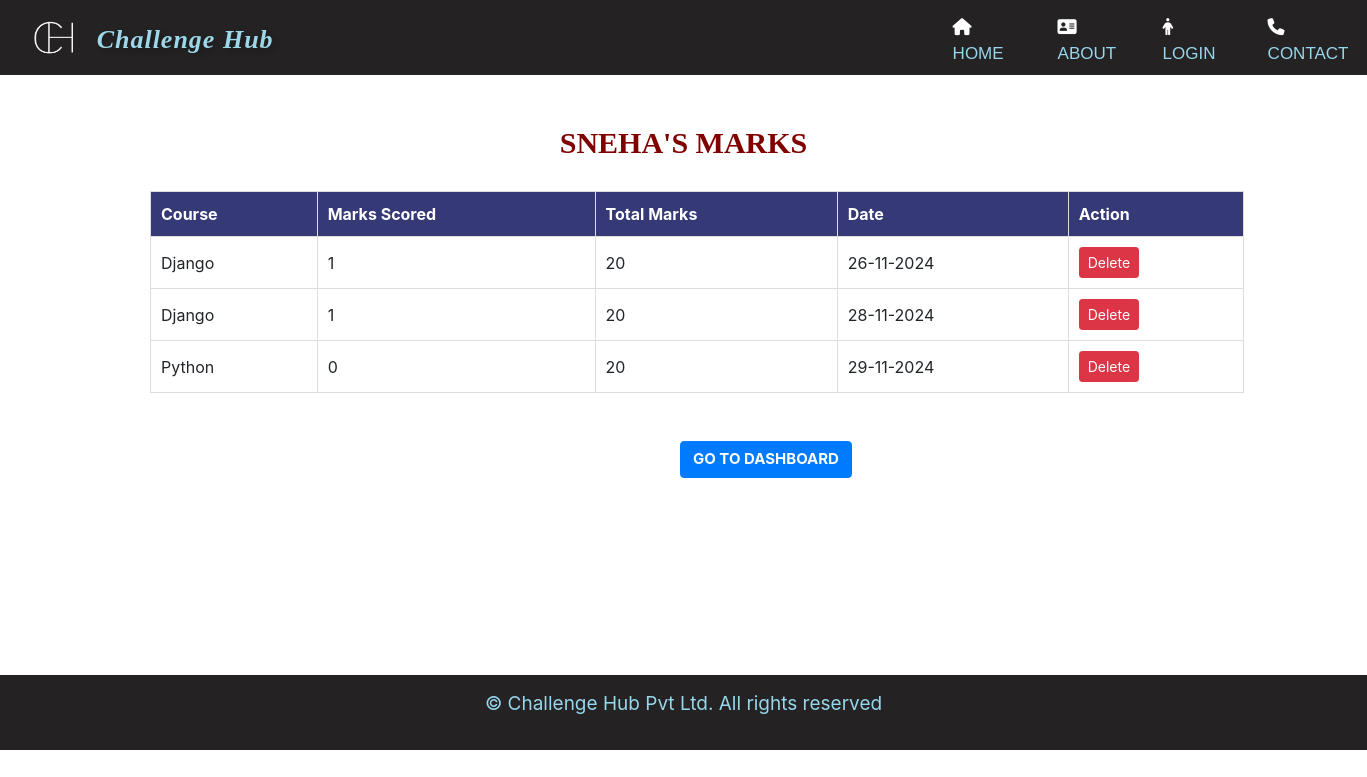
The page /marks/9/ on the database its author committed.
### quizapp/models.py (models this page shows, shortened)
class Result(models.Model):
    student = models.ForeignKey(User, on_delete=models.CASCADE)
    exam = models.ForeignKey(Course, on_delete=models.CASCADE)
    marks = models.PositiveIntegerField()
    date = models.DateTimeField(auto_now=True)

class Course(models.Model):
    course_name = models.CharField(max_length=50)
    question_number = models.PositiveIntegerField()
    total_marks = models.PositiveIntegerField()

### quizapp/views.py (the view)
# urls.py: path('marks/<int:user_id>/', views.view_marks, name='view_mark'),
def view_marks(request, user_id):
    user = get_object_or_404(User, id=user_id)
    results = Result.objects.filter(student=user)
    return render(request, 'admin_viewmark.html', {'user': user,'results':results})

### templates/admin_viewmark.html (shortened to what this page needs)
{% extends 'base.html' %}
{% load static %}
{% block content %}
<div class="marks-section mt-4">
    <h4>{{user.username}}'s Marks</h4>
    <table>
        <thead>
            <tr>
                <th>Course</th>
                <th>Marks Scored</th>
                <th>Total Marks</th>
                <th>Date</th>
                <th>Action</th>
            </tr>
        </thead>
        <tbody>
            {% for result in results %}
                <tr>
                    <td>{{ result.exam.course_name }}</td>
                    <td>{{ result.marks }}</td>
                    <td>{{ result.exam.total_marks }}</td>
                    <td>{{ result.date|date:"d-m-Y" }}</td>
                    <td>
                        <form method="post" action="{% url 'quizapp:delete_marks' result.id %}" style="display:inline;">
                            <button type="submit" class="btn btn-danger btn-sm" onclick="return confirm('Are you sure you want to delete this record?')">Delete</button>
                        </form>
                    </td>
                </tr>
            {% empty %}
                <tr>
                    <td colspan="5">No marks available.</td>
                </tr>
            {% endfor %}
        </tbody>
    </table>
    <br><br>
    <a href="{% url 'quizapp:admindashboard' %}#user-section">
        <button class="btn btn-primary" style="margin-left: 680px; font-size: 15px; font-weight: bold; text-transform: uppercase;">Go To Dashboard</button>
    </a>
    <br><br>
</div>
{% endblock %}

### static/css/index.css (style rules this page uses)
body { margin: 0; }

### templates/admin_viewmark.html (style rules this page uses)
.marks-section { width: 100%; min-height: 550px; max-height: 100%; }
.marks-section h4 { font-size: 30px; font-weight: bold; margin-bottom: 30px; font-family: 'Merriweather', 'Times New Roman', Times, serif; margin-top: 50px; text-align: center; color: maroon; text-transform: uppercase; }
table { width: 80%; border-collapse: collapse; margin-left: 150px; }
th, td { padding: 10px; text-align: left; border: 1px solid #ddd; }
th { background-color: #353976; color: white; }

### rows shown on the page
Result: exam.course_name "Django", marks "1", exam.total_marks "20", date "26-11-2024"
Result: exam.course_name "Django", marks "1", exam.total_marks "20", date "28-11-2024"
Result: exam.course_name "Python", marks "0", exam.total_marks "20", date "29-11-2024"

### other values the page prints
{{ user.username }} "SNEHA"
